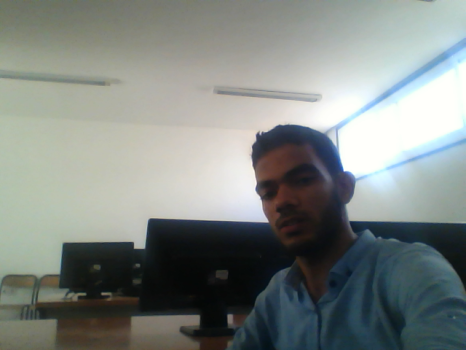
#> input picture hand.png, 466 x 350 px
$ python 'atelier_5 - Copie (3).py'   (older library calls are emulated)
#> lines starting #> are read from the running program, lines starting #| are printed output that depends on the picture
# -*- coding: utf-8 -*-
"""
Created on Thu Jun  6 15:38:00 2019

@author: EL KHOU Mohammed


On souhaite etablir un systeme qui permet de faire le suivi de la main
en utilisant les points d'interets SIFT.
On suppose que le mouvement majoritaire est effectue par la main

. Soustraire l'arriere-plan complexe a l'aide du MOG2
    RGB
. Detecter la region de la main
    Utilser les operation morphologiques
. Calculer les points d'interts SIFT
. Apparier les points pour predire le chemin de la main

"""

import cv2, imutils
import numpy as np

cap = cv2.VideoCapture(0)
#cap = cv2.VideoCapture('highway.mp4')

MOG2 = cv2.createBackgroundSubtractorMOG2(history=20, varThreshold=25, detectShadows=True)

term_criteria = (cv2.TERM_CRITERIA_EPS | cv2.TERM_CRITERIA_COUNT, 10, 1)

x, y, width, height = 10, 100, 170, 190#300, 305, 300, 300
# Create SIFT Feature Detector object
sift = cv2.xfeatures2d.SIFT_create()
#sift = cv2.SIFT()


ap = 0
MIN_MATCH_COUNT= 30

FLANN_INDEX_KDITREE=0
flannParam = dict(algorithm=FLANN_INDEX_KDITREE,tree=5)
flann = cv2.FlannBasedMatcher(flannParam,{})

trainFrame = cv2.imread("hand.png",0)
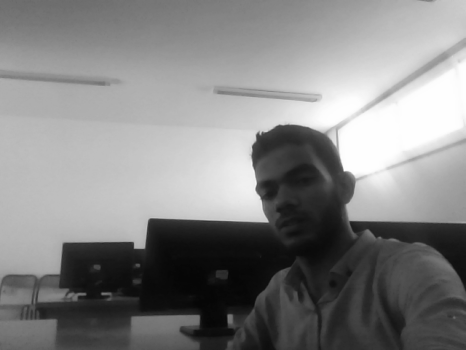
#> trainFrame: shape (350, 466); min 6, max 254, mean 132.2
trainFrame = imutils.resize(trainFrame, height=350)
trainKP,trainDesc=sift.detectAndCompute(trainFrame,None)
#> trainKP = 122 keypoints; strongest (x, y, size): (297, 163, 51.4), (231, 194, 45), (140, 243, 8.6), (356, 210, 15.4)
#trainKP , trainDesc , trainFrame = None, None, None

while cap.isOpened():
    try:
        ret, frame = cap.read()
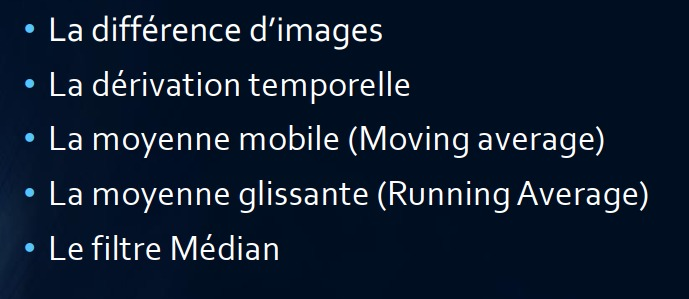
#> input picture Atelier_2.jpg, 689 x 299 px, given in place of the camera
#> frame is the input picture: shape (299, 689, 3); mean B, G, R 48.7, 30.1, 16.7
        if not ret:
            break

    # resize the frame
        frame = imutils.resize(frame, height=350)
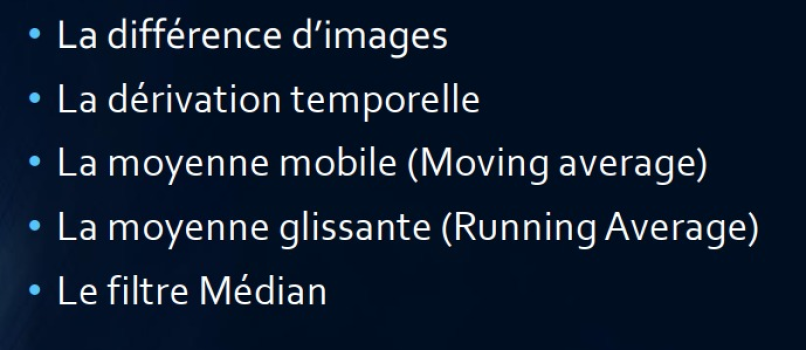
#> frame: shape (350, 806, 3); mean B, G, R 48.6, 30, 16.7
        #        frame = cv2.resize(frame, dsize=None, fx=0.5, fy=0.5)
    # inverce l'image
        frame = cv2.flip(frame, 1)
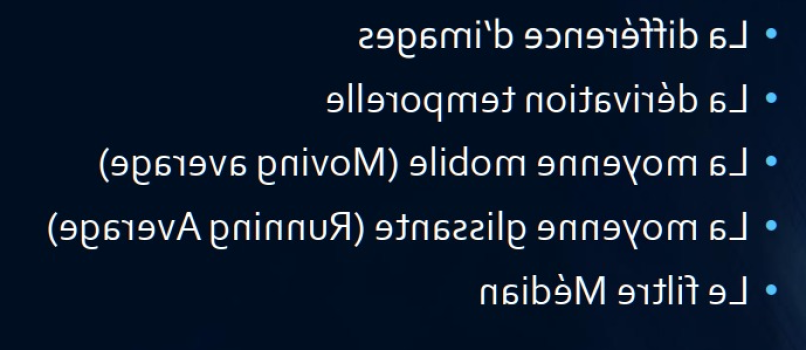
#> frame: shape (350, 806, 3); mean B, G, R 48.6, 30, 16.7


        maskMOG2 = MOG2.apply(frame)
#> maskMOG2: shape (350, 806); every value is 127
    # le seuiage
#        mask = maskMOG2.copy()
        mask = cv2.threshold(maskMOG2, 25, 255, cv2.THRESH_BINARY)[1]
#> mask: shape (350, 806); every value is 255

        kernel = np.ones((3,3),np.uint8)
    #extrapolate the hand to fill dark spots within
        mask = cv2.dilate(mask,kernel,iterations = 4)

    # blur the image to remove the noise for the contorus detection,
    # otherwise we would many false contours, or not so clean boundaries.
        '''
        pour éliminer le bruit pour la détection des contours,
        sinon nous aurions beaucoup de faux contours, ou des limites moins nettes.

        '''
        mask = cv2.GaussianBlur(mask,(5,5),100)
# [7 lines of commented-out code are left out]

        frameD = frame.copy()
        _, track_window = cv2.meanShift(mask, (x, y, width, height), term_criteria)
#> track_window = (10, 100, 170, 190)
        x, y, width, height= track_window
#> x = 10; y = 100; width = 170; height = 190
        cv2.rectangle(frameD, (x, y), (x + width, y + height), (0, 255, 0), 2)
        cv2.putText(frameD,'Main',(x,y), cv2.FONT_HERSHEY_SIMPLEX, 1, (0,0,255), 3, cv2.LINE_AA)

# segment the hand region :

    # get the ROI
        roi = mask[ x:(x + width), y:(y + height)]
#> roi: shape (170, 190); every value is 255

    # get the contours in the thresholded image
    # finding the approximate contours of all closed objects in image
        (_, contours, _) = cv2.findContours(mask.copy(), cv2.RETR_TREE, cv2.CHAIN_APPROX_SIMPLE)
#> contours = [[[0, 0], [0, 349], [805, 349], [805, 0]]]
#        (_, contours, _) = cv2.findContours(roi.copy(), cv2.RETR_EXTERNAL, cv2.CHAIN_APPROX_SIMPLE)
#        (_, contours, _) = cv2.findContours(roi.copy(), cv2.RETR_LIST, cv2.CHAIN_APPROX_NONE)

    # return None, if no contours detected
        if len(contours) != 0:
    # Find contour of max area(hand) :
    # Finding the contour with maximum size. (hand when kept considerably closer to webcam in comparison to face.
    # based on contour area, get the maximum contour which is the hand

#            Max = 0                                                 #
#            ci = 0                                                  #
#            for i in range(len(contours)):                          #
#                cnt = contours[i]                                   #
#                area = cv2.contourArea(cnt)                         #
#                if area>Max:                                        #
#                    Max = area                                      #
#                    ci = i                                          #
#            cnt = contours[ci]                                      #

            cnt = max(contours, key=cv2.contourArea)
#> cnt = [[0, 0], [0, 349], [805, 349], [805, 0]]
#            cnt = max(contours, key = lambda x: cv2.contourArea(x))

        # draw the segmented region and display the frame
        # storing the hull points and contours in "frame" image variable(matrix).
#            cv2.drawContours(frame, [cnt + (x, y)], -1, (0, 0, 255))
            cv2.drawContours(frameD,[cnt],0,(255,0,0),2)

            # Finding the convex hull of largest contour
            hull = cv2.convexHull(cnt,returnPoints=True)
#> hull = [[805, 0], [805, 349], [0, 349], [0, 0]]

            cv2.drawContours(frameD,[hull],0,(0, 0, 255),2) # 5dar :  (0,255,0)
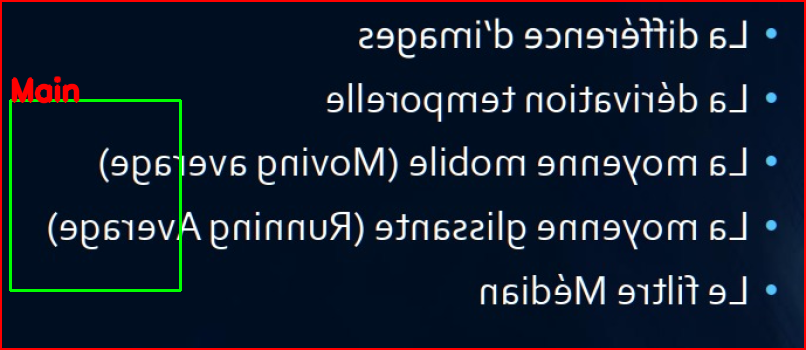
#> frameD: shape (350, 806, 3); mean B, G, R 47.6, 31.4, 21.6

        # we approximate the contours to remove the noise.
#            approx = cv2.approxPolyDP(cnt, 0.01*cv2.arcLength(cnt, True), True)
#            cv2.drawContours(frameD, [approx], 0, (0), 3)

        '''
        Scale Invariant Feature Transform (SIFT)
        keypoints : sont les points d’intérêt dans une image

        OpenCV fournit également la fonction cv2.drawKeyPoints () qui dessine les petits cercles
        sur les emplacements des points-clés.
        Si vous passez un drapeau, cv2.DRAW_MATCHES_FLAGS_DRAW_RICH_KEYPOINTS,
        il va dessiner un cercle de la taille du point-clé et même montrer son orientation.
        sow how to findContours from keypoints in SIFT in python
        '''
    # find the keypoints and descriptors with SIFT      maskMOG2
        keypoints, descriptors = sift.detectAndCompute(mask,None)
#> keypoints = (); descriptors = None

    #  Draw rich key points on input image
        frameSift = cv2.drawKeypoints(frame, keypoints, None, flags=cv2.DRAW_MATCHES_FLAGS_DRAW_RICH_KEYPOINTS)


        if ap!=0:
    # Convert Keypoints to an argument for findhomography()
#            queryFrame = mask.copy()
            queryFrame = maskMOG2.copy()
            queryFrame = frame.copy()
            queryKP, queryDesc = sift.detectAndCompute(queryFrame,None)
            matches=flann.knnMatch(queryDesc,trainDesc,k=2)
        # Apply ratio test
        # store all the good matches as per Lowe's ratio test.
            goodMatch = []
            for m,n in matches:
                if m.distance < 0.75*n.distance:
                    goodMatch.append(m)

            if(len(goodMatch) > MIN_MATCH_COUNT):
                tp=[]
                qp=[]
                for m in goodMatch:
                    tp.append( trainKP[m.trainIdx].pt)
                    qp.append( queryKP[m.queryIdx].pt)
                tp, qp = np.float32((tp, qp))
                H, status = cv2.findHomography(tp,qp,cv2.RANSAC,3.0)
                h, w = trainFrame.shape
                trainBorder = np.float32([[[0,0],[0,h-1],[w-1,h-1],[w-1,0]]])
                queryBorder = cv2.perspectiveTransform(trainBorder,H)
                cv2.polylines(frameSift,[np.int32(queryBorder)],True,(0,255,0),5)
                print("Object found- %d / %d"%(len(goodMatch),MIN_MATCH_COUNT))
            else:
                print ("Not Enough match found- %d / %d" %(len(goodMatch),MIN_MATCH_COUNT))

            '''
            Feature Matching   =   Correspondance des fonctionnalités
            Les caractéristiques extraites d’images différentes à l’aide de SIFT ou SURF
            peuvent être associées pour trouver des objets / motifs similaires présents
            dans des images différentes.
            '''
        # BFMatcher with default params
            bfMatcher = cv2.BFMatcher()
            matches = bfMatcher.knnMatch(trainDesc,descriptors, k=2)

            goodMatch = []
            for m, n in matches:
                if m.distance < 0.75*n.distance:
                    goodMatch.append([m])

            frameM = frame.copy()
        # cv2.drawMatchesKnn expects list of lists as matches.
            frameM = cv2.drawMatchesKnn(trainFrame, trainKP, frame, keypoints, goodMatch, frameM, flags=2)
        else :
            ap=1

        trainKP , trainDesc , trainFrame = keypoints.copy() , descriptors.copy() , frame.copy()

        cv2.moveWindow( 'Mean SIFT', 0, 0)
        cv2.moveWindow( 'Mask MOG2', 470, 0)
        cv2.moveWindow( 'SIFT', 470*2, 0)
        cv2.moveWindow( 'ROI', 470*2, 380)
        cv2.moveWindow( 'SIFT 2', 0, 380)

        cv2.imshow("Mean SIFT", frameD)
        cv2.imshow("Mask MOG2", maskMOG2)
        cv2.imshow("SIFT", frameSift)
        cv2.imshow("ROI", roi)
        cv2.imshow('SIFT 2',frameM)

    except Exception as e:
        print(' Ereur !! ',e)
        pass

    k = cv2.waitKey(30) & 0xFF
#> (key Esc is pressed here)
    if k == 27:
        break
    elif k == ord('s'):
        cv2.imwrite('hand.png',frame)
    prvs = next

cv2.destroyAllWindows()
cap.release()
exit(0)
#> (the program exits here)
